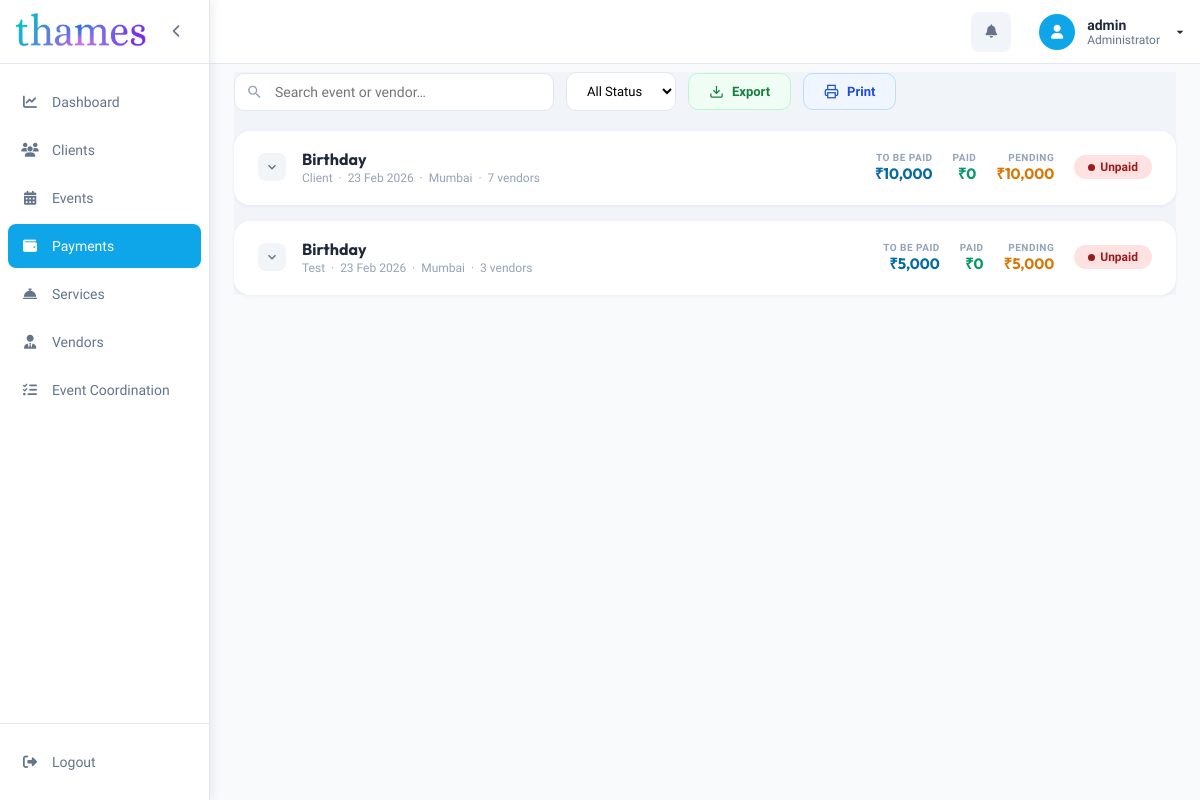
Screenshot of /temp/payment.php (signed in) with the database file from the repository.
### tables this page shows
CREATE TABLE `events` (
  `id` int(11) NOT NULL,
  `name` varchar(255) NOT NULL,
  `client_name` varchar(255) NOT NULL,
  `start_date` datetime NOT NULL,
  `end_date` datetime NOT NULL,
  `start_time` time DEFAULT NULL,
  `end_time` time DEFAULT NULL,
  `venue` text DEFAULT NULL,
  `budget` int(11) NOT NULL,
  `service` text DEFAULT NULL,
  `description` text DEFAULT NULL,
  `created_at` timestamp NOT NULL DEFAULT current_timestamp(),
  `updated_at` timestamp NOT NULL DEFAULT current_timestamp() ON UPDATE current_timestamp()
);

### temp/payment.php (the view, shortened to what this page needs)
<?php
include('config/db.php');
mysqli_query($conn, "ALTER TABLE payments ADD COLUMN IF NOT EXISTS event_vendor_id INT DEFAULT NULL");
mysqli_query($conn, "ALTER TABLE payments ADD COLUMN IF NOT EXISTS vendor_id INT DEFAULT NULL");
mysqli_query($conn, "ALTER TABLE payments ADD COLUMN IF NOT EXISTS transaction_id VARCHAR(100) DEFAULT NULL");
$events_sql = "SELECT e.id, e.name, e.client_name, e.start_date, e.end_date, e.venue,
                      c.contact,
                      COALESCE(SUM(ev.amount),0) as total_agreed
               FROM events e
               LEFT JOIN clients c ON e.client_name = c.client_name
               INNER JOIN event_vendors ev ON ev.event_id = e.id
               GROUP BY e.id, e.name, e.client_name, e.start_date, e.end_date, e.venue, c.contact
               ORDER BY e.start_date DESC";
$events = [];
$res = mysqli_query($conn, $events_sql);
while ($row = mysqli_fetch_assoc($res)) $events[] = $row;
$ev_sql = "SELECT ev.id as ev_id, ev.event_id, ev.vendor_id, ev.service_name,
                  ev.requirement_type, ev.amount as agreed_amount, ev.notes,
                  v.vendor_name, v.contact_phone,
                  COALESCE(SUM(p.amount_received),0) as paid_amount
           FROM event_vendors ev
           LEFT JOIN vendors v ON v.vendor_id = ev.vendor_id
           LEFT JOIN payments p ON p.event_vendor_id = ev.id
           GROUP BY ev.id, ev.event_id, ev.vendor_id, ev.service_name,
                    ev.requirement_type, ev.amount, ev.notes, v.vendor_name, v.contact_phone
           ORDER BY ev.event_id, ev.service_name, ev.requirement_type";
$ev_by_event = [];
$res2 = mysqli_query($conn, $ev_sql);
while ($row = mysqli_fetch_assoc($res2)) {
    $ev_by_event[$row['event_id']][] = $row;
}
?>
<?php include 'includes/sidebar.php'; ?>
<main class="main-content">
<div class="pay-wrap">
    <div class="page-header">
        <div class="search-bar">
            <svg viewBox="0 0 24 24"><path fill="currentColor" d="M15.5 14h-.79l-.28-.27A6.471 6.471 0 0 0 16 9.5 6.5 6.5 0 1 0 9.5 16c1.61 0 3.09-.59 4.23-1.57l.27.28v.79l5 4.99L20.49 19l-4.99-5zm-6 0C7.01 14 5 11.99 5 9.5S7.01 5 9.5 5 14 7.01 14 9.5 11.99 14 9.5 14z"/></svg>
            <input type="text" id="searchInput" placeholder="Search event or vendor…">
        </div>
        <select id="statusFilter" style="padding:10px 16px;border:1px solid #e2e8f0;border-radius:10px;font-size:13px;font-family:'Lexend',sans-serif;background:white;cursor:pointer;">
            <option value="">All Status</option>
        </select>
        <button class="btn-export" onclick="exportExcel()">
            <svg viewBox="0 0 24 24" fill="none" stroke="currentColor" stroke-width="2" style="width:15px;height:15px;">
                <path d="M21 15v4a2 2 0 01-2 2H5a2 2 0 01-2-2v-4"/><polyline points="7 10 12 15 17 10"/><line x1="12" y1="15" x2="12" y2="3"/>
            </svg>Export
        </button>
        <button class="btn-print" onclick="printPage()">
            <svg viewBox="0 0 24 24" fill="none" stroke="currentColor" stroke-width="2" style="width:15px;height:15px;">
                <polyline points="6 9 6 2 18 2 18 9"/><path d="M6 18H4a2 2 0 01-2-2v-5a2 2 0 012-2h16a2 2 0 012 2v5a2 2 0 01-2 2h-2"/><rect x="6" y="14" width="12" height="8"/>
            </svg>Print
        </button>
    </div>
    <?php if (empty($events)): ?>
        <div style="text-align:center;padding:60px;color:#94a3b8;background:white;border-radius:16px;">
            No events with vendor assignments found.
        </div>
    <?php else: ?>
        <?php foreach ($events as $ev):
            $ev_vendors = $ev_by_event[$ev['id']] ?? [];
            $ev_agreed  = floatval($ev['total_agreed']);
            $ev_paid    = array_sum(array_column($ev_vendors, 'paid_amount'));
            $ev_pending = $ev_agreed - $ev_paid;
            $ev_pct     = $ev_agreed > 0 ? min(100, round(($ev_paid / $ev_agreed) * 100)) : 0;
            $ev_status  = $ev_pct >= 100 ? 'paid' : ($ev_pct > 0 ? 'partial' : 'unpaid');
            $ev_status_label = ['paid'=>'Fully Paid','partial'=>'Partial','unpaid'=>'Unpaid'][$ev_status];
        ?>
        <div class="event-card" data-event-id="<?php echo $ev['id']; ?>" data-status="<?php echo $ev_status; ?>">
            <div class="event-card-header" onclick="toggleCard(this)">
                <div class="event-chevron">
                    <svg viewBox="0 0 24 24" fill="none" stroke="currentColor" stroke-width="2.5">
                        <polyline points="6 9 12 15 18 9"/>
                    </svg>
                </div>
                <div class="event-info">
                    <div class="event-title"><?php echo htmlspecialchars($ev['name']); ?></div>
                    <div class="event-meta">
                        <?php echo htmlspecialchars($ev['client_name']); ?> &nbsp;·&nbsp;
                        <?php echo date('d M Y', strtotime($ev['start_date'])); ?> &nbsp;·&nbsp;
                        <?php echo htmlspecialchars($ev['venue']); ?> &nbsp;·&nbsp;
                        <?php echo count($ev_vendors); ?> vendor<?php echo count($ev_vendors) > 1 ? 's' : ''; ?>
                    </div>
                </div>
                <div class="event-totals">
                    <div class="etotal">
                        <div class="etotal-lbl">To be Paid</div>
                        <div class="etotal-val agreed">₹<?php echo number_format($ev_agreed, 0); ?></div>
                    </div>
                    <div class="etotal">
                        <div class="etotal-lbl">Paid</div>
                        <div class="etotal-val paid">₹<?php echo number_format($ev_paid, 0); ?></div>
                    </div>
                    <div class="etotal">
                        <div class="etotal-lbl">Pending</div>
                        <div class="etotal-val pending">₹<?php echo number_format($ev_pending, 0); ?></div>
                    </div>
                    <span class="event-status-pill <?php echo $ev_status; ?>"><?php echo $ev_status_label; ?></span>
                </div>
            </div>
        </div>
        <?php endforeach; ?>
    <?php endif; ?>
</div>
</main>

### includes/sidebar.php (style rules this page uses)
:root { --sidebar-width: 210px; --sidebar-collapsed: 64px; --header-height: 64px; --primary: #0ea5e9; --primary-foreground: #ffffff; --background: #ffffff; --card: #ffffff; --foreground: #1e293b; --muted-foreground: #64748b; --accent: #f1f5f9; --border: #e2e8f0; --destructive: #ef4444; --destructive-light: rgba(239, 68, 68, 0.1); }
* { margin: 0; padding: 0; box-sizing: border-box; }
body { font-family: 'Lexend', sans-serif; background: #f8fafc; color: #1e293b; transition: margin-left 0.3s ease; margin-left: var(--sidebar-width); }
.main-content { padding: 24px; }

### temp/payment.php (style rules this page uses)
.pay-wrap { background: #f1f5f9; }
.page-header { display:flex;align-items:center;gap:12px;margin-bottom:20px;flex-wrap:wrap; }
.search-bar { position:relative;flex:1;max-width:320px; }
.search-bar input { width:100%;padding:10px 16px 10px 40px; border:1px solid #e2e8f0;border-radius:10px; font-size:14px;font-family:'Lexend',sans-serif; background:white;transition:all .2s; }
.search-bar svg { position:absolute;left:12px;top:50%;transform:translateY(-50%);width:17px;height:17px;color:#94a3b8; }
.btn-export,.btn-print { display:flex;align-items:center;gap:8px; padding:10px 20px;border-radius:10px; font-size:13px;font-weight:600;font-family:'Lexend',sans-serif; cursor:pointer;transition:all .2s; }
.btn-export { background:#f0fdf4;color:#15803d;border:1px solid #bbf7d0; }
.btn-print { background:#eff6ff;color:#1d4ed8;border:1px solid #bfdbfe; }
.event-card { background:white;border-radius:16px; box-shadow:0 1px 4px rgba(0,0,0,.06); margin-bottom:16px;overflow:hidden; transition:box-shadow .2s; }
.event-card-header { display:flex;align-items:center;gap:16px; padding:18px 24px;cursor:pointer; border-bottom:2px solid transparent; transition:border-color .2s;user-select:none; }
.event-chevron { width:28px;height:28px;border-radius:8px;background:#f1f5f9; display:flex;align-items:center;justify-content:center; transition:transform .25s;flex-shrink:0; }
.event-chevron svg { width:14px;height:14px;color:#64748b; }
.event-info { flex:1; }
.event-title { font-family:'Outfit',sans-serif;font-size:16px;font-weight:700;color:#1e293b; }
.event-meta { font-size:12px;color:#94a3b8;margin-top:2px; }
.event-totals { display:flex;gap:20px;align-items:center; }
.etotal { text-align:right; }
.etotal-lbl { font-size:10px;font-weight:700;text-transform:uppercase;letter-spacing:.5px;color:#94a3b8; }
.etotal-val { font-family:'Outfit',sans-serif;font-size:15px;font-weight:700; }
.etotal-val.agreed { color:#0369a1; }
.etotal-val.paid { color:#059669; }
.etotal-val.pending { color:#d97706; }
.event-status-pill { display:inline-flex;align-items:center;gap:5px; padding:5px 14px;border-radius:20px; font-size:12px;font-weight:700;white-space:nowrap;flex-shrink:0; }
.event-status-pill::before { content:'';width:7px;height:7px;border-radius:50%;background:currentColor; }
.event-status-pill.unpaid { background:#fee2e2;color:#991b1b; }

### rows the page displays
events: name "Birthday", client_name "Client", start_date "23 Feb 2026", venue "Mumbai", id "7", ev_agreed "10,000", id "0", ev_pending "10,000", ev_status_label "Unpaid"
events: name "Birthday", client_name "Test", start_date "23 Feb 2026", venue "Mumbai", id "3", ev_agreed "5,000", id "0", ev_pending "5,000", ev_status_label "Unpaid"

### other values shown
$username "admin"
